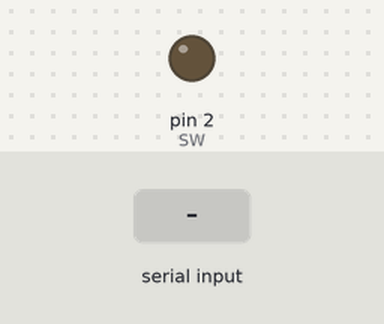
Simulated run of this sketch. Board: Arduino Uno, built with avr-gcc and run on an emulated ATmega328P. On the bench: output pins drawn as LEDs (lit = HIGH). Inputs (shaded band) come from the test bench.

Above: at 1.2 s.
1.3 s: "2" received over the second serial link
At 1.6 s:
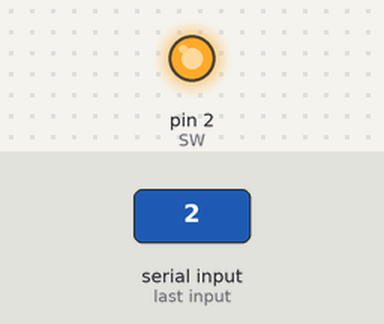
2.8 s: "1" received over the second serial link
At 4.0 s:
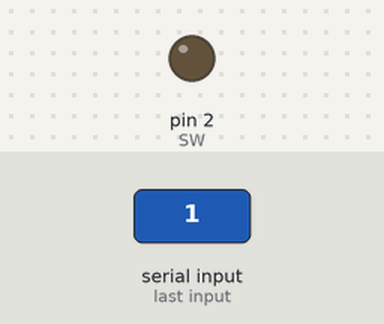
Timing chart, 0 to 5.8 s (numbered marks = the images above; inputs shaded):
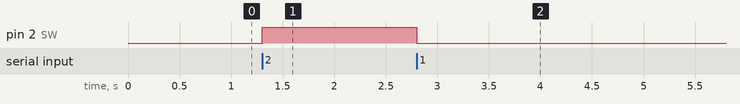

The sketch:

bluetooth.ino
```cpp
// original source code: https://github.com/tronixlabsAU/HC06
#include <SoftwareSerial.h>

SoftwareSerial BT(5, 6);
// creates a "virtual" serial port/UART
// connect BT module TX to D10
// connect BT module RX to D11
// connect BT Vcc to 5V, GND to GND

#define SW 2 // define pin 2 as control pin
// by Robojax for Robojax.com, Jan 01, 2018
void setup()
{

  // set digital pin to control as an output
  pinMode(SW, OUTPUT);

  // set the data rate for the SoftwareSerial port
  BT.begin(9600);

  // Send test message to other device
  BT.println("Hello from Arduino");
}

char a; // stores incoming character from other device

void loop()
{
  if (BT.available())
  // if text arrived in from BT serial...
  {
    a=(BT.read());
    if (a=='1')
    {
      digitalWrite(SW, LOW);// Turn LIGH ON
      BT.println("Light on");
    }
    if (a=='2')
    {
      digitalWrite(SW, HIGH);// Turn LIGHT OFF
      BT.println("Light off");
    }
    if (a=='?')
    {
      BT.println("Send '1' to turn LIGHT on");
      BT.println("Send '2' to turn LIGHT OFF");
    }

  }
}
```

Measured:
- after the input at 1.3 s, pin 2 (SW): LOW → HIGH at once
- after the input at 2.8 s, pin 2 (SW): HIGH → LOW at once
